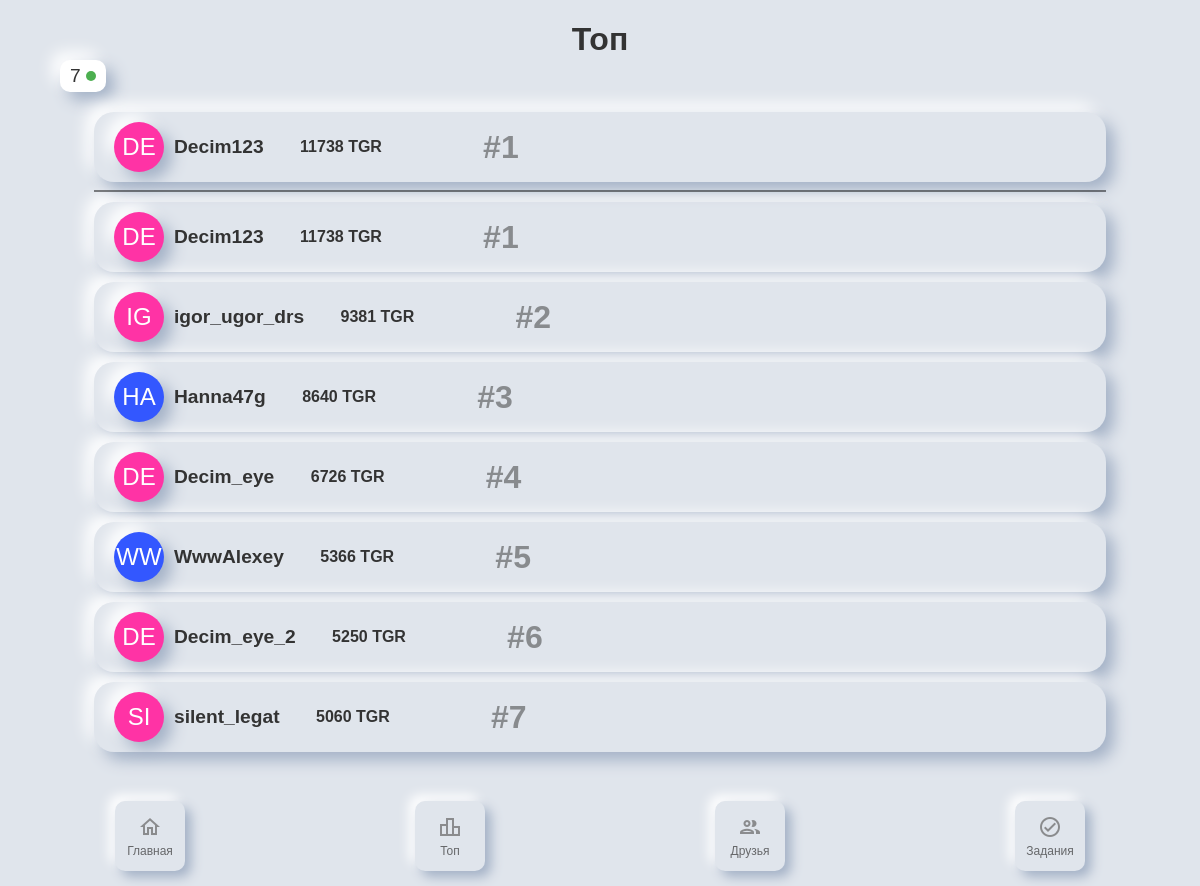
The app's page /leaderboard?tg_id=709228785 with its own data.
### tables this page shows
CREATE TABLE users (
            id INTEGER PRIMARY KEY AUTOINCREMENT,
            tg_id TEXT UNIQUE NOT NULL,
            username TEXT NOT NULL,
            coins INTEGER DEFAULT 0,
            leaderboard_place INTEGER DEFAULT 0,
            available_tasks TEXT,
            completed_tasks TEXT,
            lang TEXT DEFAULT 'en',
            wallet TEXT,
            ref INTEGER DEFAULT 0,
            ref_names TEXT
        );

### mini_app/app.py (the view)
@app.route('/leaderboard')
def leaderboard():
    tg_id = request.args.get('tg_id')
    user = get_user_by_tg_id(tg_id)
    lang = user[7] if user else 'en'
    translation = get_translation(lang)
    if not user:
        logging.debug(f"User with tg_id={tg_id} not found.")
    top_users = get_top_users()
    user_rank = get_user_rank(tg_id) if user else None
    total_users = get_total_users()
    logging.debug(f"User: {user}, Top Users: {top_users}, User Rank: {user_rank}, Total Users: {total_users}")
    return render_template('leaderboard.html', user=user, top_users=top_users, user_rank=user_rank, total_users=total_users, translation=translation)

### mini_app/app.py (called while the page is built)
def get_translation(lang):
    if lang not in ['en', 'ru', 'es']:
        lang = 'en'
    lexicon_module = importlib.import_module(f'translations.LEXICON_{lang.upper()}')
    return lexicon_module.LEXICON

def initials_color(initials):
    colors = {
        'A': '#FF5733', 'B': '#33FF57', 'C': '#3357FF', 'D': '#FF33A5', 'E': '#A533FF',
        'F': '#FF5733', 'G': '#33FF57', 'H': '#3357FF', 'I': '#FF33A5', 'J': '#A533FF',
        'K': '#FF5733', 'L': '#33FF57', 'M': '#3357FF', 'N': '#FF33A5', 'O': '#A533FF',
        'P': '#FF5733', 'Q': '#33FF57', 'R': '#3357FF', 'S': '#FF33A5', 'T': '#A533FF',
        'U': '#FF5733', 'V': '#33FF57', 'W': '#3357FF', 'X': '#FF33A5', 'Y': '#A533FF',
        'Z': '#FF5733'
    }
    return colors.get(initials[0].upper(), '#333333')

### mini_app/database.py (called while the page is built)
def get_user_by_tg_id(tg_id):
    conn = sqlite3.connect('users.db')
    cursor = conn.cursor()
    cursor.execute('SELECT * FROM users WHERE tg_id = ?', (tg_id,))
    user = cursor.fetchone()
    conn.close()
    return user

def get_top_users(limit=500):
    logging.debug(f"Getting top {limit} users by coins")
    conn = sqlite3.connect('users.db')
    cursor = conn.cursor()
    cursor.execute('''
        SELECT tg_id, username, coins
        FROM users
        ORDER BY coins DESC
        LIMIT ?
    ''', (limit,))
    top_users = cursor.fetchall()
    conn.close()
    return top_users

def get_user_rank(tg_id):
    logging.debug(f"Getting rank for user: tg_id={tg_id}")
    conn = sqlite3.connect('users.db')
    cursor = conn.cursor()
    cursor.execute('''
        SELECT COUNT(*)
        FROM users
        WHERE coins > (SELECT coins FROM users WHERE tg_id = ?)
    ''', (tg_id,))
    rank = cursor.fetchone()[0] + 1
    conn.close()
    return rank

def get_total_users():
    logging.debug("Getting total number of users")
    conn = sqlite3.connect('users.db')
    cursor = conn.cursor()
    cursor.execute('SELECT COUNT(*) FROM users')
    total_users = cursor.fetchone()[0]
    conn.close()
    return total_users

### mini_app/templates/leaderboard.html (shortened to what this page needs)
<!DOCTYPE html>
<html lang="en">
<head>
    <link rel="stylesheet" href="{{ url_for('static', filename='css/leaderboard.css') }}">
</head>
<body>
    <div class="container">
        <div class="header">
            <div class="total-users-container">
                <div class="total-users">
                    {{ total_users }}
                    <div class="green-circle"></div>
                </div>
            </div>
            <h1>{{ translation['leaderboard'] }}</h1>
        </div>
        {% if user and user[2] %}
        <div class="current-user">
            <div class="user-avatar-initials" style="background-color: {{ user[2][:2]|initials_color }};">{{ user[2][:2].upper() }}</div>
            <div class="user-info">
                <span class="username">{{ user[2] }}</span>
                <span class="coins">{{ user[3] }} {{ translation['currency'] }}</span>
                <span class="user-rank">#{{ user_rank }}</span>
            </div>
        </div>
        {% endif %}
        <div class="leaderboard">
            {% for top_user in top_users %}
                <div class="leaderboard-item">
                    <div class="user-avatar-initials" style="background-color: {{ top_user[1][:2]|initials_color }};">{{ top_user[1][:2].upper() }}</div>
                    <div class="user-info">
                        <span class="username">{{ top_user[1] }}</span>
                        <span class="coins">{{ top_user[2] }} {{ translation['currency'] }}</span>
                        <span class="user-rank">#{{ loop.index }}</span>
                    </div>
                </div>
            {% endfor %}
        </div>
    </div>
    <div class="bottom-nav">
        <div class="nav-item" data-target="/main">
            <span class="material-icons-outlined">home</span>
            <span>{{ translation['home'] }}</span>
        </div>
        <div class="nav-item" data-target="/leaderboard">
            <span class="material-icons-outlined">leaderboard</span>
            <span>{{ translation['leaderboard'] }}</span>
        </div>
        <div class="nav-item" data-target="/friends">
            <span class="material-icons-outlined">group</span>
            <span>{{ translation['friends'] }}</span>
        </div>
        <div class="nav-item" data-target="/tasks">
            <span class="material-icons-outlined">check_circle_outline</span>
            <span>{{ translation['tasks'] }}</span>
        </div>
    </div>
</body>
</html>

### mini_app/static/css/leaderboard.css (style rules this page uses)
body { font-family: Arial, Helvetica, sans-serif; background-color: #e0e5ec; display: flex; flex-direction: column; justify-content: space-between; height: 100vh; margin: 0; padding: 0; color: #333; }
.container { text-align: center; padding: 5%; flex: 1; overflow-y: auto; margin-bottom: -3%; }
.header { display: flex; justify-content:left; align-items: center; margin-bottom: 0%; }
h1 { position: absolute; left: 50%; transform: translate(-50%, -50%); top: 2%; }
.total-users-container { display: flex; align-items: center; margin-bottom: 0px; }
.total-users { background-color: #ffffff; color: #333; font-size: 1.2em; padding: 5px 10px; border-radius: 10px; box-shadow: 8px 8px 16px #a3b1c6, -8px -8px 16px #ffffff; display: inline-block; margin-right: 5px; display: flex; align-items: center; }
.green-circle { background-color: #4CAF50; width: 10px; height: 10px; border-radius: 50%; margin-left: 5px; }
.current-user { display: flex; align-items: center; justify-content: space-between; background: #e0e5ec; border-radius: 20px; padding: 10px 20px; box-shadow: 8px 8px 16px #a3b1c6, -8px -8px 16px #ffffff; margin-bottom: 0px; width: 100%; max-width: 90%; margin: 20px auto; position: relative; }
.current-user::after { content: ''; position: absolute; bottom: -10px; left: 50%; transform: translateX(-50%); width: 100%; height: 2px; background: #00000079; }
.leaderboard-item { display: flex; align-items: center; background: #e0e5ec; border-radius: 20px; padding: 10px 20px; box-shadow: 8px 8px 16px #a3b1c6, -8px -8px 16px #ffffff; margin-bottom: 10px; width: 100%; max-width: 90%; margin: 10px auto; }
.user-avatar-initials { color: #ffffff; width: 50px; height: 50px; border-radius: 50%; display: flex; align-items: center; justify-content: center; font-size: 1.5em; margin-right: 10px; box-shadow: 8px 8px 16px #a3b1c6, -8px -8px 16px #ffffff; }
.user-info { display: flex; align-items: center; flex: 1; }
.username { font-weight: bold; font-size: 1.2em; margin-right: 4%; display: inline-block; max-width: 30%; white-space: nowrap; overflow: hidden; text-overflow: ellipsis; vertical-align: bottom; }
.coins { font-size: 100%; margin-right: 10px; font-weight: bold; }
.user-rank { font-size: 2em; font-weight: bold; opacity: 0.5; height: 90%; display: flex; align-items:self-end; padding-left: 10%; }
.bottom-nav { display: flex; justify-content: space-around; align-items: center; background-color: #e0e5ec; padding: 10px 0; margin: 0; }
.nav-item { display: flex; flex-direction: column; align-items: center; justify-content: center; text-align: center; color: #333; font-size: 12px; transition: transform 0.2s; background: #e0e5ec; border-radius: 10px; box-shadow: 6px 6px 12px #a3b1c6, -6px -6px 12px #ffffff; padding: 10px; width: 50px; height: 50px; margin: 5px; }
.nav-item .material-icons-outlined { font-size: 24px; margin-bottom: 5px; color: #666; }
.nav-item span { opacity: 0.7; }

### records on screen
users: username "DE", username "Decim123", coins "11738"
users: username "IG", username "igor_ugor_drs", coins "9381"
users: username "HA", username "Hanna47g", coins "8640"
users: username "DE", username "Decim_eye", coins "6726"
users: username "WW", username "WwwAlexey", coins "5366"
users: username "DE", username "Decim_eye_2", coins "5250"
users: username "SI", username "silent_legat", coins "5060"

### other values on screen
{{ total_users }} "7"
{{ translation['leaderboard'] }} "Топ"
{{ translation['currency'] }} "TGR"
{{ user_rank }} "1"
{{ translation['home'] }} "Главная"
{{ translation['friends'] }} "Друзья"
{{ translation['tasks'] }} "Задания"
